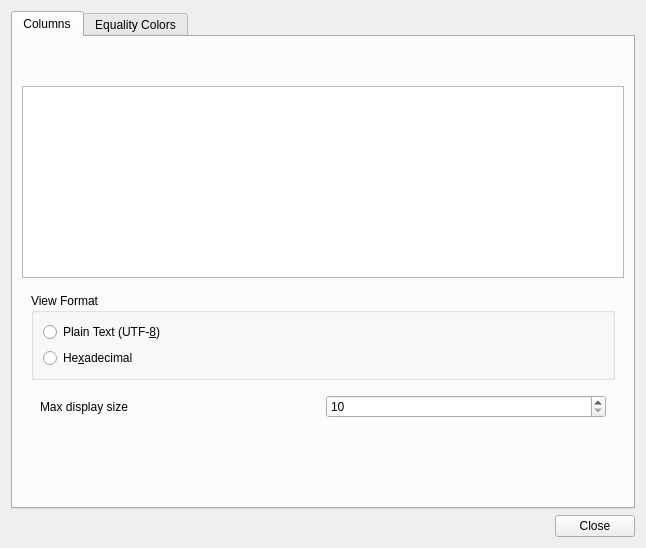
<?xml version="1.0" encoding="UTF-8"?>
<ui version="4.0">
 <comment>
 * Released as open source by Gabriel Caudrelier
 *
 * Developed by Gabriel Caudrelier, gabriel dot caudrelier at gmail dot com
 *
 * https://github.com/metrodango/pip3line
 *
 * Released under AGPL see LICENSE for more information
</comment>
 <class>PacketAnalyserOptionsDialog</class>
 <widget class="QDialog" name="PacketAnalyserOptionsDialog">
  <property name="geometry">
   <rect>
    <x>0</x>
    <y>0</y>
    <width>646</width>
    <height>548</height>
   </rect>
  </property>
  <property name="sizePolicy">
   <sizepolicy hsizetype="Minimum" vsizetype="Minimum">
    <horstretch>0</horstretch>
    <verstretch>0</verstretch>
   </sizepolicy>
  </property>
  <property name="windowTitle">
   <string>Dialog</string>
  </property>
  <layout class="QVBoxLayout" name="verticalLayout">
   <item>
    <widget class="QTabWidget" name="mainTabWidget">
     <property name="currentIndex">
      <number>0</number>
     </property>
     <widget class="QWidget" name="columnPage">
      <attribute name="title">
       <string>Columns</string>
      </attribute>
      <layout class="QVBoxLayout" name="verticalLayout_2">
       <property name="spacing">
        <number>0</number>
       </property>
       <property name="leftMargin">
        <number>0</number>
       </property>
       <property name="topMargin">
        <number>0</number>
       </property>
       <property name="rightMargin">
        <number>0</number>
       </property>
       <property name="bottomMargin">
        <number>0</number>
       </property>
       <item>
        <widget class="QWidget" name="columnActionsWidget" native="true">
         <property name="sizePolicy">
          <sizepolicy hsizetype="Preferred" vsizetype="Maximum">
           <horstretch>0</horstretch>
           <verstretch>0</verstretch>
          </sizepolicy>
         </property>
         <layout class="QHBoxLayout" name="horizontalLayout">
          <item>
           <widget class="QPushButton" name="addPushButton">
            <property name="maximumSize">
             <size>
              <width>24</width>
              <height>16777215</height>
             </size>
            </property>
            <property name="toolTip">
             <string>Add a new column</string>
            </property>
            <property name="text">
             <string/>
            </property>
            <property name="icon">
             <iconset resource="../../gui_res.qrc">
              <normaloff>:/Images/icons/dialog-more.png</normaloff>:/Images/icons/dialog-more.png</iconset>
            </property>
            <property name="flat">
             <bool>true</bool>
            </property>
           </widget>
          </item>
          <item>
           <spacer name="horizontalSpacer">
            <property name="orientation">
             <enum>Qt::Horizontal</enum>
            </property>
            <property name="sizeHint" stdset="0">
             <size>
              <width>40</width>
              <height>20</height>
             </size>
            </property>
           </spacer>
          </item>
          <item>
           <widget class="QPushButton" name="resetPushButton">
            <property name="toolTip">
             <string>Reset column configuration</string>
            </property>
            <property name="text">
             <string/>
            </property>
            <property name="icon">
             <iconset resource="../../gui_res.qrc">
              <normaloff>:/Images/icons/view-refresh.png</normaloff>:/Images/icons/view-refresh.png</iconset>
            </property>
            <property name="flat">
             <bool>true</bool>
            </property>
           </widget>
          </item>
         </layout>
        </widget>
       </item>
       <item>
        <widget class="QWidget" name="columnsWidget" native="true">
         <layout class="QVBoxLayout" name="verticalLayout_7">
          <item>
           <widget class="QTableView" name="columnsTableView"/>
          </item>
          <item>
           <widget class="QWidget" name="columnOptionsWidget" native="true">
            <property name="sizePolicy">
             <sizepolicy hsizetype="Preferred" vsizetype="Maximum">
              <horstretch>0</horstretch>
              <verstretch>0</verstretch>
             </sizepolicy>
            </property>
            <layout class="QVBoxLayout" name="verticalLayout_8">
             <item>
              <widget class="QGroupBox" name="vierwFormatGroupBox">
               <property name="title">
                <string>View Format</string>
               </property>
               <layout class="QVBoxLayout" name="verticalLayout_3">
                <item>
                 <widget class="QRadioButton" name="textRadioButton">
                  <property name="text">
                   <string>Plain Text (UTF-&amp;8)</string>
                  </property>
                 </widget>
                </item>
                <item>
                 <widget class="QRadioButton" name="hexaRadioButton">
                  <property name="text">
                   <string>He&amp;xadecimal</string>
                  </property>
                 </widget>
                </item>
               </layout>
              </widget>
             </item>
             <item>
              <widget class="QWidget" name="maxPayloadSizeWidget" native="true">
               <layout class="QHBoxLayout" name="horizontalLayout_2">
                <item>
                 <widget class="QLabel" name="maxPayloadSizeLabel">
                  <property name="text">
                   <string>Max display size</string>
                  </property>
                 </widget>
                </item>
                <item>
                 <widget class="QSpinBox" name="maxPayloadSizeSpinBox">
                  <property name="toolTip">
                   <string>Maximum data displayed from the payload in the packet table list</string>
                  </property>
                  <property name="minimum">
                   <number>10</number>
                  </property>
                  <property name="maximum">
                   <number>100</number>
                  </property>
                 </widget>
                </item>
               </layout>
              </widget>
             </item>
             <item>
              <widget class="QWidget" name="confWidget" native="true"/>
             </item>
            </layout>
           </widget>
          </item>
          <item>
           <spacer name="verticalSpacer">
            <property name="orientation">
             <enum>Qt::Vertical</enum>
            </property>
            <property name="sizeHint" stdset="0">
             <size>
              <width>20</width>
              <height>40</height>
             </size>
            </property>
           </spacer>
          </item>
         </layout>
        </widget>
       </item>
      </layout>
     </widget>
     <widget class="QWidget" name="equalityTab">
      <attribute name="title">
       <string>Equality Colors</string>
      </attribute>
      <layout class="QVBoxLayout" name="verticalLayout_4">
       <item>
        <widget class="QWidget" name="equalityColorWidget" native="true">
         <layout class="QVBoxLayout" name="verticalLayout_5">
          <item>
           <widget class="QWidget" name="equalityPickWidget" native="true">
            <layout class="QHBoxLayout" name="horizontalLayout_3">
             <item>
              <widget class="QPushButton" name="equalityBackgroundPushButton">
               <property name="sizePolicy">
                <sizepolicy hsizetype="Maximum" vsizetype="Fixed">
                 <horstretch>0</horstretch>
                 <verstretch>0</verstretch>
                </sizepolicy>
               </property>
               <property name="text">
                <string>Pick background color</string>
               </property>
               <property name="flat">
                <bool>true</bool>
               </property>
              </widget>
             </item>
             <item>
              <widget class="QPushButton" name="equalityTextPushButton">
               <property name="sizePolicy">
                <sizepolicy hsizetype="Maximum" vsizetype="Fixed">
                 <horstretch>0</horstretch>
                 <verstretch>0</verstretch>
                </sizepolicy>
               </property>
               <property name="text">
                <string>Pick text color</string>
               </property>
               <property name="flat">
                <bool>true</bool>
               </property>
              </widget>
             </item>
            </layout>
           </widget>
          </item>
         </layout>
        </widget>
       </item>
       <item>
        <widget class="QLabel" name="equalityExampleLabel">
         <property name="text">
          <string>Selection Example</string>
         </property>
         <property name="alignment">
          <set>Qt::AlignCenter</set>
         </property>
        </widget>
       </item>
       <item>
        <spacer name="verticalSpacer_2">
         <property name="orientation">
          <enum>Qt::Vertical</enum>
         </property>
         <property name="sizeHint" stdset="0">
          <size>
           <width>20</width>
           <height>40</height>
          </size>
         </property>
        </spacer>
       </item>
      </layout>
     </widget>
    </widget>
   </item>
   <item>
    <widget class="QDialogButtonBox" name="buttonBox">
     <property name="orientation">
      <enum>Qt::Horizontal</enum>
     </property>
     <property name="standardButtons">
      <set>QDialogButtonBox::Close</set>
     </property>
    </widget>
   </item>
  </layout>
 </widget>
 <resources>
  <include location="../../gui_res.qrc"/>
 </resources>
 <connections>
  <connection>
   <sender>buttonBox</sender>
   <signal>accepted()</signal>
   <receiver>PacketAnalyserOptionsDialog</receiver>
   <slot>accept()</slot>
   <hints>
    <hint type="sourcelabel">
     <x>248</x>
     <y>254</y>
    </hint>
    <hint type="destinationlabel">
     <x>157</x>
     <y>274</y>
    </hint>
   </hints>
  </connection>
  <connection>
   <sender>buttonBox</sender>
   <signal>rejected()</signal>
   <receiver>PacketAnalyserOptionsDialog</receiver>
   <slot>reject()</slot>
   <hints>
    <hint type="sourcelabel">
     <x>316</x>
     <y>260</y>
    </hint>
    <hint type="destinationlabel">
     <x>286</x>
     <y>274</y>
    </hint>
   </hints>
  </connection>
 </connections>
</ui>
